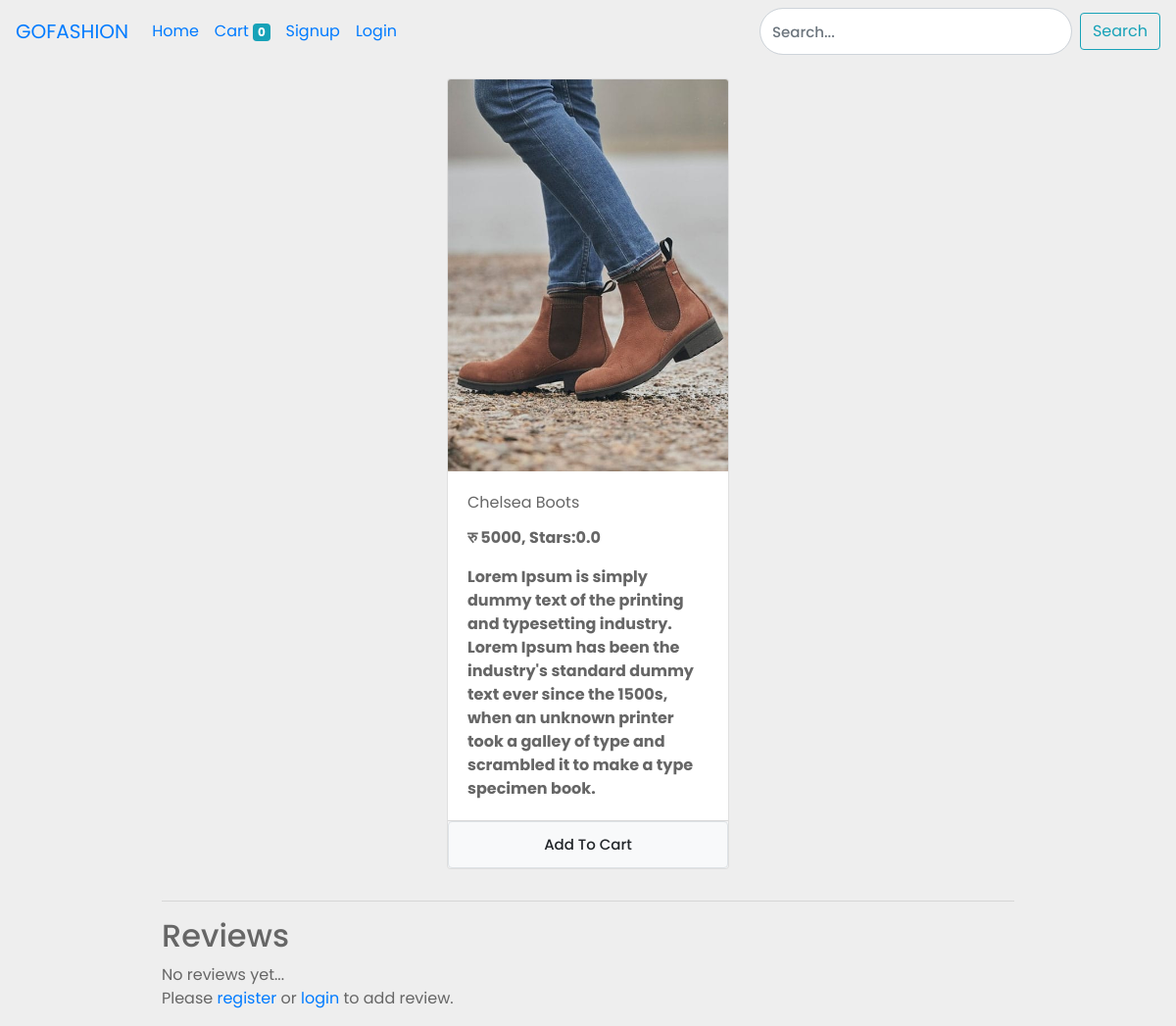
The app's page /product_description/5 with its own data.
### store/models/product.py (models this page shows, shortened)
class Product(models.Model):
    name = models.CharField(max_length=50)
    price = models.IntegerField(default=0)
    category = models.ForeignKey(Category, on_delete=models.CASCADE, default=1)
    description = models.TextField(max_length=10000, default='')
    image = models.ImageField(upload_to='uploads/products/')
    def get_rating(self):
        total = sum(int(review['stars']) for review in self.reviews.values())
        if self.reviews.count() > 0:
            return total / self.reviews.count()
        else:
            return 0

### store/views/product_description.py (the view, shortened to what this page needs)
# urls.py: path('product_description/<int:ids>', product_description.ProductDescription.as_view(), name='product_description'),
class ProductDescription(View):
    def get(self, request, ids):
        cart = request.session.get('cart')
        if not cart:
            request.session['cart'] = {}
        product = Product.objects.filter(id=ids)
        return render(request, 'product_description.html', {'product': product[0]})

### store/templatetags/cart.py (called while the page is built)
@register.filter(name='is_in_cart')
def is_in_cart(product, cart):
    keys = cart.keys()
    for id in keys:
        if int(id) == product.id:
            return True
    return False

### store/templatetags/custom_filter_for_currency.py (called while the page is built)
@register.filter(name='currency')
def currency(number):
    return 'रु ' + str(number)

### store/templates/product_description.html (shortened to what this page needs)
{% extends 'base.html' %}
{% load static %}
{% block content %}
{% load cart %}
{% load custom_filter_for_currency %}
<html>
  <head>
    <link rel="stylesheet" href="https://stackpath.bootstrapcdn.com/bootstrap/4.3.1/css/bootstrap.min.css"
>
    <link rel="stylesheet" type="text/css" href="{% static '/css/style.css/' %}">
  </head>
  <body>
    <div class="container-fluid mt-3">
      <div class="row">
        <div id="products" class="col-lg-9 mx-auto">
          <div class="row mx-auto">
              <div class="card mx-auto mb-3" id="{{ product.id }}" style="width: 18rem;">
                <img class="card-img-top" src="{{ product.image.url }}" alt="Card image cap">
                <div class="card-body">
                  <p class="card-title">{{ product.name }}</p>
                  <p class="card-text"><b>{{ product.price|currency }}, Stars:{{ product.get_rating|floatformat:1 }}</b></p>
                  <p class="card-text"><b>{{ product.description }}</b></p>
                </div>
                <div class="card-footer p-0 no-gutters">
                    {% if product|is_in_cart:request.session.cart %}
                      <div class="row no-gutters">
                        <form action="/product_description/{{ product.id }}" class="col-2" method="post">
                          {% csrf_token %}
                          <input hidden type="text" name="product" value="{{ product.id }}">
                          <input hidden type="text" name="remove" value="True">
                          <input type="submit" value="-" class="btn btn-block btn-secondary">
                        </form>
                        <div class="text-center col">
                          {{ product|product_quantity_in_cart:request.session.cart }} in Cart
                        </div>
                        <form action="/product_description/{{ product.id }}" class="col-2" method="post">
                          {% csrf_token %}
                          <input hidden type="text" name="product" value="{{ product.id }}">
                          <input type="submit" value="+" class="btn btn-block btn-secondary">
                        </form>
                      </div>
                    {% else %}
                    <form action="/product_description/{{ product.id }}" method="POST" class="btn-block">
                        <input type="submit" class="float-right btn btn-light border form-control" value="Add To Cart">
                    </form>
                    {% endif %}
                </div>
              </div>
          </div>
          <hr>
          <h2 class="subtitle">Reviews</h2>
          <div class="reviews-wrapper">
            {% for review in product.reviews.all %}
              <div class="notification">
                <p>
                  <strong>Date: </strong>{{ review.date_added | date:"Y-m-d" }},
                  <strong>Stars: </strong>{{ review.stars }}
                  <strong>Content: </strong>{{ review.content }}
                </p>
              </div>
            {% empty %}
              <div class="notification">
                No reviews yet...
              </div>
            {% endfor %}
          </div>
          <div class="notification">
            {% if request.session.customer %}
              <form method="POST" action="/product_review_rating/{{ product.id }}">
                {% csrf_token %}
                <div class="field">
                  <label>Stars</label>
                  <div class="control">
                    <div class="select">
                      <select name="stars">
                        <option value="1">1</option>
                        <option value="2">2</option>
                        <option value="3">3</option>
                        <option value="4">4</option>
                        <option value="5">5</option>
                      </select>
                    </div>
                  </div>
                </div>
                <div class="field">
                  <label">Content</label>
                  <div class="control">
                    <textarea name="content" class="textarea"></textarea>
                  </div>
                </div>
                <div class="field">
                  <div class="control">
                    <button class="btn btn-outline-info my-2 my-sm-0">Submit</button>
                  </div>
                </div>
              </form>
            {% else %}
              <p>Please <a href="/signup">register</a> or <a href="/login">login</a> to add review.</p>
            {% endif %}
          </div>
        </div>
      </div>
    </div>
  </body>
</html>
{% endblock %}

### static/css/style.css (style rules this page uses)
body { font-family: 'Poppins', sans-serif; font-size: 16px; background: #eee; color:#666; }
.form-control { font-size: 15px; min-height: 48px; font-weight: 500; }

### records on screen
Product: image (picture), name "Chelsea Boots", price "रु 5000", get_rating "0.0", description "Lorem Ipsum is simply dummy text of the printing and typesetting industry. Lorem Ipsum has been the industry's standard dummy text ever since the 1500s, when an unknown printer took a galley of type and scrambled it to make a type specimen book."

### other values on screen
{{ request.session.cart.keys|length }} "0"
